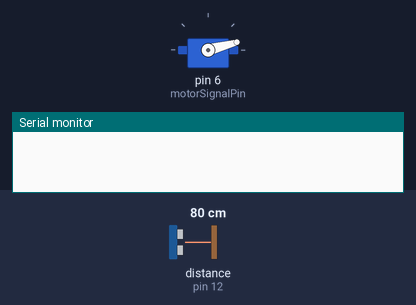
Bench run of a sketch on a simulated Arduino Uno, built with avr-gcc and run on an emulated ATmega328P. Shown: servo, the last lines printed to the serial monitor. Wiring (inferred from the names in the program): ultrasonic range finder: trigger pin 8; echo pin 12. Inputs (shaded band) come from the test bench; at power-on: distance to the obstacle (sensor on pin 12) 80 cm. The echo pulse lasts 58.3 µs per cm.

Above: at 0.01 s.
1.3 s: distance to the obstacle (sensor on pin 12) set to 2 cm
At 2.4 s:
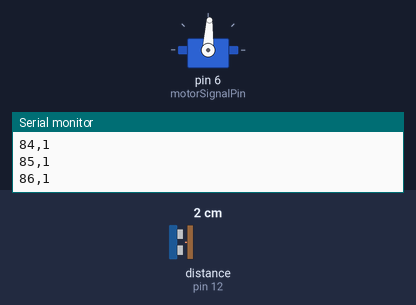
4.3 s: distance to the obstacle (sensor on pin 12) set to 120 cm
At 4.9 s:
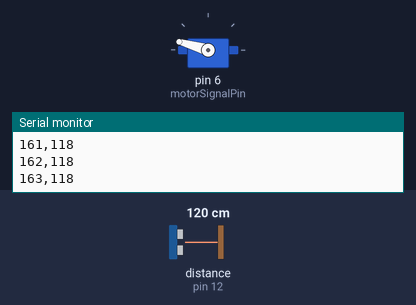
7.3 s: distance to the obstacle (sensor on pin 12) set to 35 cm
At 8.4 s:
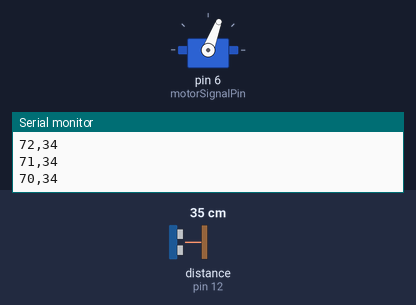
10.3 s: distance to the obstacle (sensor on pin 12) set to 250 cm
Timing chart, 0 to 14.3 s (numbered marks = the images above; inputs shaded):
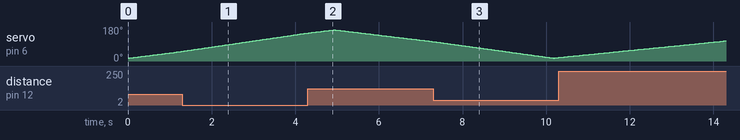

The sketch:

Arduino_Radar.ino
```cpp
#include<Servo.h>
const int soundTriggerPin = 8;
const int soundEchoPin = 12;
const int motorSignalPin = 6;


const int startingAngle = 15;
const int minimumAngle = 15;
const int maximumAngle = 165;
const int rotationSpeed = 1;

Servo motor;
void setup(void)
{
    pinMode(soundTriggerPin, OUTPUT);
    pinMode(soundEchoPin, INPUT);
    motor.attach(motorSignalPin);
    Serial.begin(9600);
}
void loop(void)
{
    static int motorAngle = startingAngle;
    static int motorRotateAmount = rotationSpeed;

    motor.write(motorAngle);
    delay(30);
     SerialOutput(motorAngle, CalculateDistance());

motorAngle += motorRotateAmount;
    if(motorAngle <= minimumAngle || motorAngle >= maximumAngle) {
        motorRotateAmount = -motorRotateAmount;
    }}
int CalculateDistance(void)
{
    //digitalWrite(soundTriggerPin, LOW);
    //delayMicroseconds(2);
    digitalWrite(soundTriggerPin, HIGH);
    delayMicroseconds(10);
    digitalWrite(soundTriggerPin, LOW);
      long duration = pulseIn(soundEchoPin, HIGH);
    float distance = duration * 0.017F;
    return int(distance);
}
void SerialOutput(const int angle, const int distance)
{
    String angleString = String(angle);
    String distanceString = String(distance);
        Serial.println(angleString + "," + distanceString);
}
```
